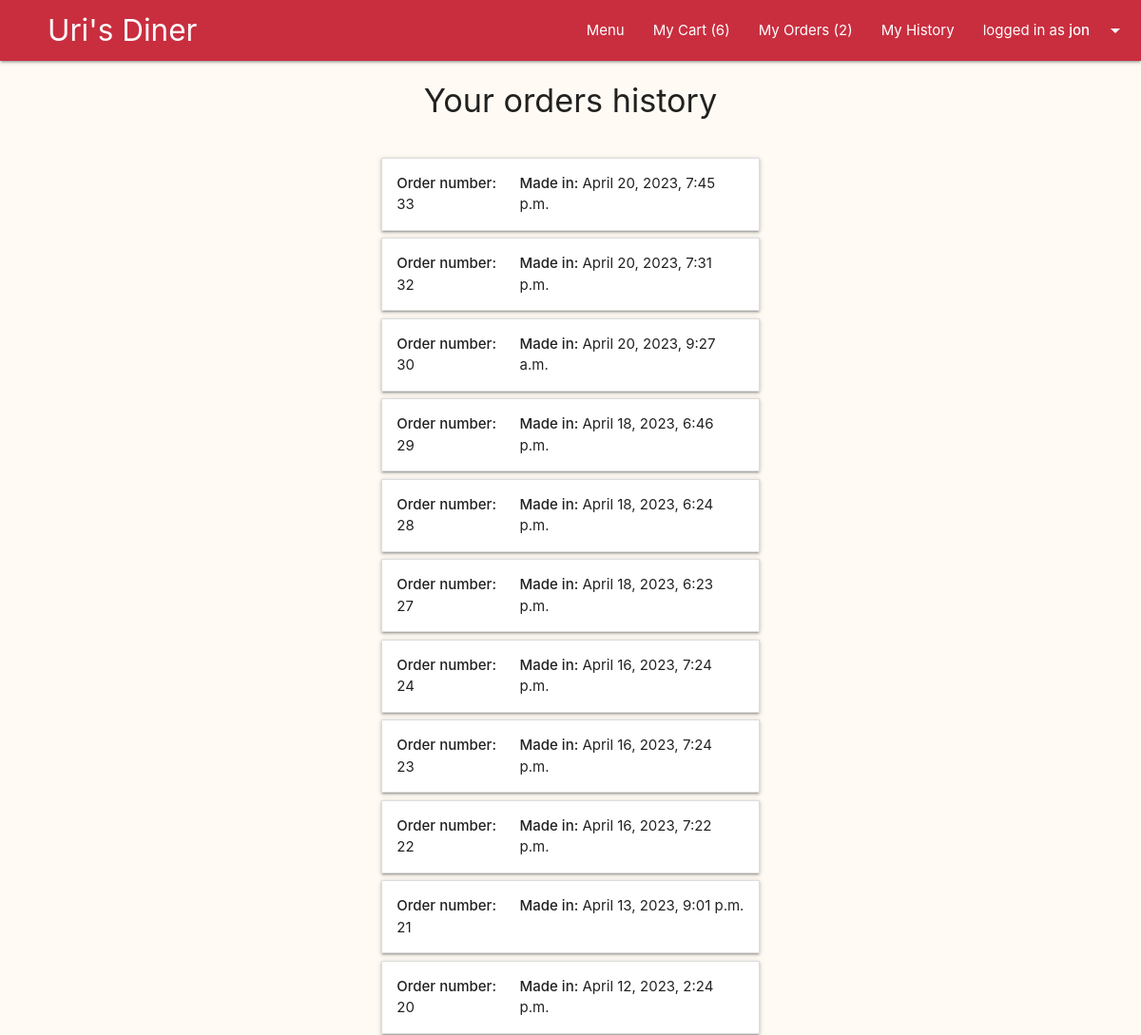
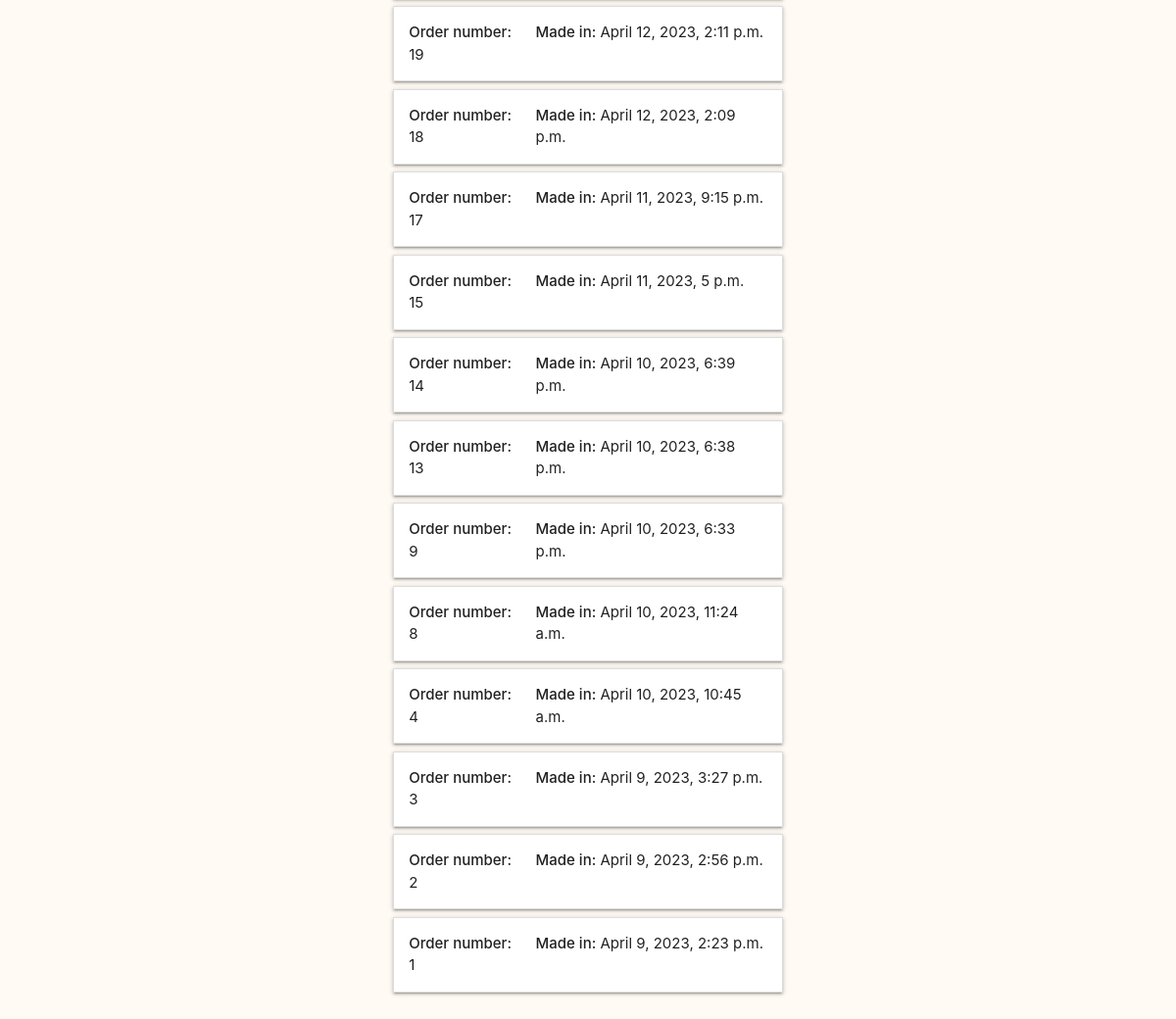
/users/history/ (signed in), run on the app's committed database (2 pictures, top to bottom).
### main/models.py (models this page shows, shortened)
class Cart(models.Model):
    user = models.ForeignKey(User, on_delete=models.CASCADE, blank=False)
    @property
    def total_to_pay(self):
        total = sum(item.item_total for item in self.item_set.all())
        return total

class Delivery(models.Model):
    is_delivered = models.BooleanField(default=False)
    address = models.CharField(max_length=200, blank=False)
    comment = models.CharField(max_length=500, blank=True)
    created = models.DateTimeField(auto_now_add=True)
    order = models.OneToOneField(Cart, primary_key=True, on_delete=models.CASCADE)

### users/views.py (the view)
# urls.py: path("history/", views.user_history, name="user_history")
@login_required(login_url='user_login')
def user_history(request):
    past_orders = sorted(request.user.cart_set.filter(delivery__is_delivered=True), key=lambda order: order.delivery.created, reverse=True)
    return render(request, 'users/history.html', {'past_orders':past_orders})

### main/context_processors.py (called while the page is built)
def site_wide_data(request):
    try:
        data = {
        'open_orders_number' : len(Cart.objects.filter(delivery__is_delivered=False)),
        'my_open_orders_number' : len(Delivery.objects.filter(order__user=request.user).filter(is_delivered=False)),
        'my_cart_items_number' : len(User.objects.get(id=request.user.id).cart_set.last().item_set.all())
        }
    except:
        data = {}
    return data

### main/models.py (called while the page is built)
    @property
    def item_total(self):
        total = self.amount * self.dish.price
        return total

### users/templates/users/history.html (shortened to what this page needs)
{% extends 'layouts/users.html' %}
{% block users-content %}
<div class="row">
  <div class="col l12 center-align">
    <h4>Your orders history</h4>
  </div>
</div>
{% if past_orders %}
<div class="row">
  <div class="col l6 offset-l3">
    {% for order in past_orders %}
    <div class="row valign-wrapper no-bottom-margin">
      <div class="col l12">
        <ul class="collapsible no-bottom-margin">
          <li>
            <div class="collapsible-header not-flex">
              <div class="row no-bottom-margin">
                <div class="col l4">
                  <div><strong>Order number:</strong> {{order.delivery.order_id}}
                  </div>
                </div>
                <div class="col l8">
                  <div><strong>Made in:</strong> {{order.delivery.created}}</div>
                </div>
              </div>
            </div>
          </li>
        </ul>
      </div>
    </div>
    {% endfor %}
    {% else %}
    <div class="row center-align">
      <div class="section">
        <h6>You have yet to recieve any order.</h6>
      </div>
    </div>
    {% endif %}
  </div>
  {% endblock users-content %}

### templates/common/navbar.html (shortened to what this page needs)
{% load static %}
<nav>
  <div class="nav-wrapper">
    <a href="{% url 'main' %}" class="brand-logo" style="left: 50px"> Uri's Diner</a>
    <ul class="right">
      <li><a href="{% url 'menu_all_categories' %}">Menu</a></li>
      {% if request.user.username %}
      {% if request.user.is_staff == True %}
      <li><a href="{% url 'manage_orders' %}">Open Orders
          ({{open_orders_number}})</a></li>
      <li><a href="{% url 'show_orders_history' %}">Orders History</a></li>
      {% else %}
      <li><a href="{% url 'show_cart' %}">My Cart
          ({{my_cart_items_number}})</a></li>
      <li><a href="{% url 'show_delivery' %}">My Orders
          ({{my_open_orders_number}})
        </a></li>
      <li><a href="{% url 'user_history' %}">My History</a></li>
      {% endif %}
      <li><a class="dropdown-trigger" href="#!"
          data-target="user-dropdown">logged in as
          <strong>{{request.user.username}}</strong><i
            class="material-icons right">arrow_drop_down</i></a></li>
      {% else %}
      <li><a href="{% url 'user_login' %}">Log In</a></li>
      <li><a href="{% url 'user_signup' %}">Sign up</a></li>
      {% endif %}
    </ul>
  </div>
</nav>

### static/css/custom.css (style rules this page uses)
body { background-color: #fffbf4; }
.not-flex { display: block; }
.no-bottom-margin { margin-bottom: 0px; }

### data on the page
Cart: delivery.order_id "33", delivery.created "April 20, 2023, 7:45 p.m."
Cart: delivery.order_id "32", delivery.created "April 20, 2023, 7:31 p.m."
Cart: delivery.order_id "30", delivery.created "April 20, 2023, 9:27 a.m."
Cart: delivery.order_id "29", delivery.created "April 18, 2023, 6:46 p.m."
Cart: delivery.order_id "28", delivery.created "April 18, 2023, 6:24 p.m."
Cart: delivery.order_id "27", delivery.created "April 18, 2023, 6:23 p.m."
Cart: delivery.order_id "24", delivery.created "April 16, 2023, 7:24 p.m."
Cart: delivery.order_id "23", delivery.created "April 16, 2023, 7:24 p.m."
Cart: delivery.order_id "22", delivery.created "April 16, 2023, 7:22 p.m."
Cart: delivery.order_id "21", delivery.created "April 13, 2023, 9:01 p.m."
Cart: delivery.order_id "20", delivery.created "April 12, 2023, 2:24 p.m."
Cart: delivery.order_id "19", delivery.created "April 12, 2023, 2:11 p.m."
Cart: delivery.order_id "18", delivery.created "April 12, 2023, 2:09 p.m."
Cart: delivery.order_id "17", delivery.created "April 11, 2023, 9:15 p.m."
Cart: delivery.order_id "15", delivery.created "April 11, 2023, 5 p.m."
Cart: delivery.order_id "14", delivery.created "April 10, 2023, 6:39 p.m."
Cart: delivery.order_id "13", delivery.created "April 10, 2023, 6:38 p.m."
Cart: delivery.order_id "9", delivery.created "April 10, 2023, 6:33 p.m."
Cart: delivery.order_id "8", delivery.created "April 10, 2023, 11:24 a.m."
Cart: delivery.order_id "4", delivery.created "April 10, 2023, 10:45 a.m."
Cart: delivery.order_id "3", delivery.created "April 9, 2023, 3:27 p.m."
Cart: delivery.order_id "2", delivery.created "April 9, 2023, 2:56 p.m."
Cart: delivery.order_id "1", delivery.created "April 9, 2023, 2:23 p.m."

### other printed values
{{ my_cart_items_number }} "6"
{{ my_open_orders_number }} "2"
{{ request.user.username }} "jon"
